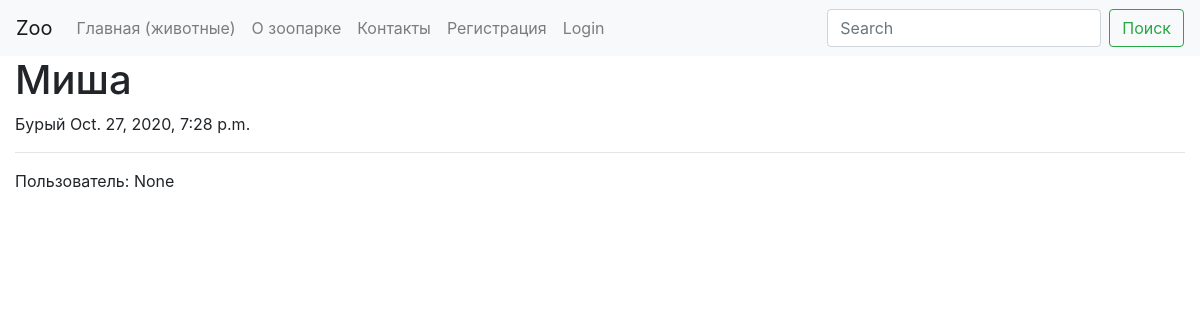
The page /animal/14/ on the database its author committed.
### animals/models.py (models this page shows, shortened)
class Animal(models.Model):
    name = models.CharField(max_length=64)
    kind = models.ForeignKey(Kind, on_delete=models.PROTECT)
    card = models.OneToOneField(AnimalCard, on_delete=models.CASCADE, blank=True, null=True)
    foods = models.ManyToManyField(Food)
    create = models.DateTimeField(auto_now_add=True)
    update = models.DateTimeField(auto_now=True)
    user = models.ForeignKey(User, on_delete=models.SET_NULL, blank=True, null=True)

class Kind(models.Model):
    name = models.CharField(max_length=64)
    family = models.ForeignKey(Family, on_delete=models.PROTECT, db_index=True)
    image = models.ImageField(upload_to='kind', blank=True, null=True)
    unique_together = [['name', 'family']]

### animals/views.py (the view)
# urls.py: path('animal/<int:pk>/', AnimalDetailView.as_view(), name='detail'),
class AnimalDetailView(DetailView):
    model = Animal
    template_name = 'animals/animal.html'

### animals/templates/animals/animal.html (shortened to what this page needs)
{% extends "base.html" %}
{% block main %}
    <h1>{{object.name}}</h1>
    {{object.kind.name}}
    {{object.create}}
    <hr>
    Пользователь: {{object.user}} {{object.user.username}}
{% endblock %}

### rows shown on the page
Animal: name "Миша", kind.name "Бурый", create "Oct. 27, 2020, 7:28 p.m.", user "None"
